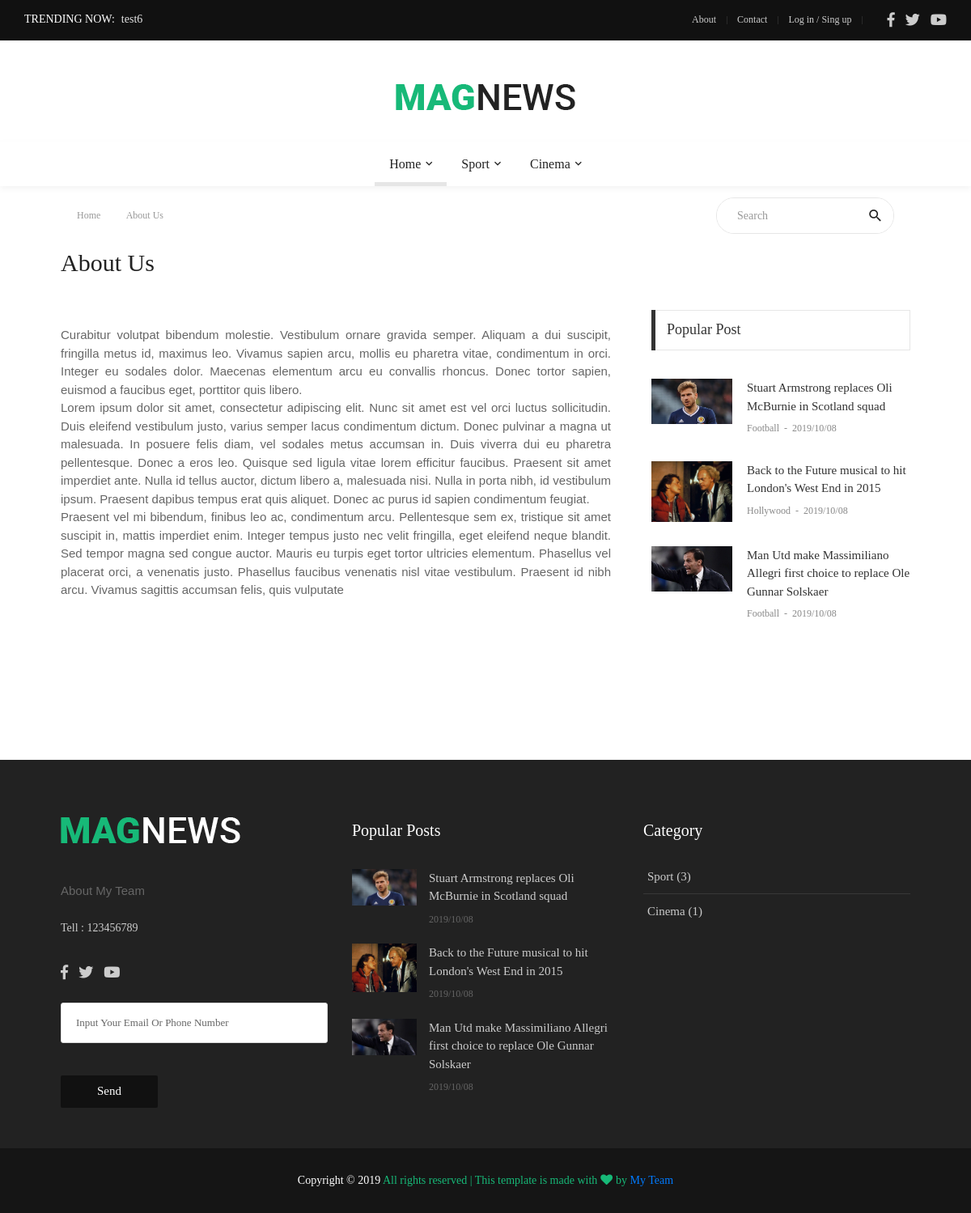
The page /about/ on the database its author committed.
### trending/models.py (models this page shows, shortened)
class Trending(models.Model):
    txt = models.CharField(max_length=200)

### main/models.py (models this page shows, shortened)
class Main(models.Model):
    name = models.CharField(max_length=30)
    about = models.TextField()
    abouttxt = models.TextField(default="")
    fb = models.CharField(default="-",max_length=30)
    tw = models.CharField(default="-",max_length=30)
    yt = models.CharField(default="-",max_length=30)
    tell = models.CharField(default="-",max_length=30)
    link = models.CharField(default="-",max_length=30)
    set_name = models.CharField(default="-",max_length=30)
    picurl = models.TextField(default="")
    picname = models.TextField(default="")
    picurl2 = models.TextField(default="")
    picname2 = models.TextField(default="")

### cat/models.py (models this page shows, shortened)
class Cat(models.Model):
    name = models.CharField(max_length=50)
    count = models.IntegerField(default=0)

### news/models.py (models this page shows, shortened)
class News(models.Model):
    name = models.CharField(max_length=150)
    short_txt = models.TextField()
    body_txt = models.TextField()
    date = models.CharField(max_length=12)
    time = models.CharField(max_length=12,default="00:00")
    picname = models.TextField()
    picurl = models.TextField(default="-")
    writer = models.CharField(max_length=50)
    catname = models.CharField(max_length=50,default="-")
    catid = models.IntegerField(default=0)
    ocatid = models.IntegerField(default=0)
    show = models.IntegerField(default=0)
    tag = models.TextField(default="")
    act = models.IntegerField(default=0)
    rand = models.IntegerField(default=0)

### main/views.py (the view)
# urls.py: url(r'^about/$', views.about, name='about'),
def about(request):
    site = Main.objects.get(pk=2)
    news = News.objects.all().order_by('-pk')
    cat = Cat.objects.all()
    subcat = SubCat.objects.all()
    lastnews = News.objects.all().order_by('-pk')[:3]
    popnews2 = News.objects.all().order_by('-show')[:3]
    trending = Trending.objects.all().order_by('-pk')[:5]
    return render(request, 'front/about.html', {'site':site, 'news':news, 'cat':cat, 'subcat':subcat, 'lastnews':lastnews, 'popnews2':popnews2, 'trending':trending})

### main/templates/front/about.html (shortened to what this page needs)
{% extends 'front/master.html' %}
{% load staticfiles %}
{% block mainblock %}
	<div class="container">
		<div class="headline bg0 flex-wr-sb-c p-rl-20 p-tb-8">
			<div class="f2-s-1 p-r-30 m-tb-6">
				<a href="/" class="breadcrumb-item f1-s-3 cl9">
					Home
				</a>
				<span class="breadcrumb-item f1-s-3 cl9">
					About Us
				</span>
			</div>
			<div class="pos-relative size-a-2 bo-1-rad-22 of-hidden bocl11 m-tb-6">
				<input class="f1-s-1 cl6 plh9 s-full p-l-25 p-r-45" type="text" name="search" placeholder="Search">
				<button class="flex-c-c size-a-1 ab-t-r fs-20 cl2 hov-cl10 trans-03">
					<i class="zmdi zmdi-search"></i>
				</button>
			</div>
		</div>
	</div>
	<div class="container p-t-4 p-b-35">
		<h2 class="f1-l-1 cl2">
			About Us
		</h2>
	</div>
	<section class="bg0 p-b-110">
		<div class="container">
			<div class="row justify-content-center">
				<div class="col-md-7 col-lg-8 p-b-30">
					<div class="p-r-10 p-r-0-sr991">
						<p class="f1-s-11 cl6 p-b-25">
						{{site.abouttxt|safe}}
						</p>
					</div>
				</div>
				<div class="col-md-5 col-lg-4 p-b-30">
					<div class="p-l-10 p-rl-0-sr991 p-t-5">
						<div>
							<div class="how2 how2-cl4 flex-s-c">
								<h3 class="f1-m-2 cl3 tab01-title">
									Popular Post
								</h3>
							</div>
							<ul class="p-t-35">
								{% for pop in popnews2 %}
								<li class="flex-wr-sb-s p-b-30">
									<a href="{%url 'news_detail' word=pop.name %}" class="size-w-10 wrap-pic-w hov1 trans-03">
										<img src="{{pop.picurl}}" alt="IMG">
									</a>
									<div class="size-w-11">
										<h6 class="p-b-4">
											<a href="{%url 'news_detail' word=pop.name %}" class="f1-s-5 cl3 hov-cl10 trans-03">
												{{pop.name}}
											</a>
										</h6>
										<span class="cl8 txt-center p-b-24">
											<a href="#" class="f1-s-6 cl8 hov-cl10 trans-03">
												{{pop.catname}}
											</a>
											<span class="f1-s-3 m-rl-3">
												-
											</span>
											<span class="f1-s-3">
												{{pop.date}}
											</span>
										</span>
									</div>
								</li>
								{% endfor %}
							</ul>
						</div>
					</div>
				</div>
			</div>
		</div>
	</section>
{% endblock %}

### main/templates/front/master.html (shortened to what this page needs)
{% load staticfiles %}
<!DOCTYPE html>
<html lang="en">
<head>
	<link rel="stylesheet" type="text/css" href="{%static 'front/vendor/bootstrap/css/bootstrap.min.css' %}">
	<link rel="stylesheet" type="text/css" href="{%static 'front/fonts/fontawesome-5.0.8/css/fontawesome-all.min.css' %}">
	<link rel="stylesheet" type="text/css" href="{%static 'front/fonts/iconic/css/material-design-iconic-font.min.css' %}">
	<link rel="stylesheet" type="text/css" href="{%static 'front/vendor/animate/animate.css' %}">
	<link rel="stylesheet" type="text/css" href="{%static 'front/vendor/css-hamburgers/hamburgers.min.css' %}">
	<link rel="stylesheet" type="text/css" href="{%static 'front/vendor/animsition/css/animsition.min.css' %}">
	<link rel="stylesheet" type="text/css" href="{%static 'front/css/util.min.css' %}">
	<link rel="stylesheet" type="text/css" href="{%static 'front/css/main.css' %}">
</head>
<body class="animsition">
	<header>
		<div class="container-menu-desktop">
			<div class="topbar">
				<div class="content-topbar h-100 p-rl-30">
					<div class="align-self-stretch size-w-0 pos-relative m-r-30">
						<div class="f2-s-1 flex-wr-s-c s-full ab-t-l p-b-2">
							<span class="text-uppercase cl0 p-r-8">
								Trending Now:
							</span>
							<span class="dis-inline-block cl16 slide100-txt pos-relative size-w-0" data-in="fadeInDown" data-out="fadeOutDown">
								{% for trending in trending %}
								<span class="dis-inline-block slide100-txt-item animated visible-false">
									{{trending.txt}}
								</span>
								{% endfor %}
							</span>
						</div>
					</div>
					<div class="flex-wr-e-c">
						<div class="left-topbar">
							<a href="/about" class="left-topbar-item">
								About
							</a>
							<a href="/contact" class="left-topbar-item">
								Contact
							</a>
							<a href="/login" class="left-topbar-item">
								Log in / Sing up
							</a>
						</div>
						<div class="right-topbar p-l-18">
							<a href="{{site.fb}}">
								<span class="fab fa-facebook-f"></span>
							</a>
							<a href="{{site.tw}}">
								<span class="fab fa-twitter"></span>
							</a>
							<a href="{{site.yt}}">
								<span class="fab fa-youtube"></span>
							</a>
						</div>
					</div>
				</div>
			</div>
			<div class="wrap-logo no-banner container">
				<div class="logo">
					<a href="/"><img src="{{site.picurl}}" alt="LOGO"></a>
				</div>
			</div>
			<div class="wrap-main-nav">
				<div class="main-nav">
					<nav class="menu-desktop">
						<ul class="main-menu justify-content-center">
							<li class="main-menu-active">
								<a href="/">Home</a>
							</li>
							{% for gg in cat %}
							{% if gg.count != 0 %}
							<li class="mega-menu-item">
								<a href="category-01.html">{{gg.name}}</a>
							</li>
							{% endif %}
							{% endfor %}
						</ul>
					</nav>
				</div>
			</div>
		</div>
	</header>
    {% block mainblock %}
    {% endblock %}
	<footer>
		<div class="bg2 p-t-40 p-b-25">
			<div class="container">
				<div class="row">
					<div class="col-lg-4 p-b-20">
						<div class="size-h-3 flex-s-c">
							<a href="/">
								<img class="max-s-full" src="{{site.picurl2}}" alt="LOGO">
							</a>
						</div>
						<div>
							<p class="f1-s-1 cl11 p-b-16">
								{{site.about|safe}}
							</p>
							<br/>
							<p class="f1-s-1 cl11 p-b-16">
								Tell : {{site.tell}}
							</p>
							<div class="p-t-15">
								<a href="{{site.fb}}" class="fs-18 cl11 hov-cl10 trans-03 m-r-8">
									<span class="fab fa-facebook-f"></span>
								</a>
								<a href="{{site.tw}}" class="fs-18 cl11 hov-cl10 trans-03 m-r-8">
									<span class="fab fa-twitter"></span>
								</a>
								<a href="{{site.yt}}" class="fs-18 cl11 hov-cl10 trans-03 m-r-8">
									<span class="fab fa-youtube"></span>
								</a>
							</div>
							<br/>
							<form action="{%url 'news_letter' %}" method="POST">
							<input class="bo-1-rad-3 bocl13 size-a-19 f1-s-13 cl5 plh6 p-rl-18 m-b-20" type="txt" name="txt" placeholder="Input Your Email Or Phone Number">
							<button type="submit" class="size-a-20 bg1 borad-2 f1-s-12 cl0 hov-btn1 trans-03 p-rl-15 m-t-20">
									Send
								</button>
							</form>
						</div>
					</div>
					<div class="col-sm-6 col-lg-4 p-b-20">
						<div class="size-h-3 flex-s-c">
							<h5 class="f1-m-7 cl0">
								Popular Posts
							</h5>
						</div>
						<ul>
							{% for pop in popnews2 %}
							<li class="flex-wr-sb-s p-b-20">
								<a href="{%url 'news_detail' word=pop.name %}" class="size-w-4 wrap-pic-w hov1 trans-03">
									<img src="{{pop.picurl}}" alt="IMG">
								</a>
								<div class="size-w-5">
									<h6 class="p-b-5">
										<a href="{%url 'news_detail' word=pop.name %}" class="f1-s-5 cl11 hov-cl10 trans-03">
											{{pop.name}}
										</a>
									</h6>
									<span class="f1-s-3 cl6">
										{{pop.date}}
									</span>
								</div>
							</li>
							{% endfor %}
						</ul>
					</div>
					<div class="col-sm-6 col-lg-4 p-b-20">
						<div class="size-h-3 flex-s-c">
							<h5 class="f1-m-7 cl0">
								Category
							</h5>
						</div>
						<ul class="m-t--12">
							{% for c in cat %}
							{% if c.count != 0 %}
							<li class="how-bor1 p-rl-5 p-tb-10">
								<a href="{%url 'news_all_show' word=c.name %}" class="f1-s-5 cl11 hov-cl10 trans-03 p-tb-8">
									{{c.name}} ({{c.count}})
								</a>
							</li>
							{% endif %}
							{% endfor %}
						</ul>
					</div>
				</div>
			</div>
		</div>
		<div class="bg11">
			<div class="container size-h-4 flex-c-c p-tb-15">
				<span class="f1-s-1 cl0 txt-center">
					Copyright © 2019
					<a href="/" class="f1-s-1 cl10 hov-link1">
All rights reserved | This template is made with <i class="fa fa-heart" aria-hidden="true"></i> by <a href="{{site.link}}" target="_blank">My Team</a>
				</span>
			</div>
		</div>
	</footer>
</body>
</html>

### rows shown on the page
Trending: txt "test6"
Main: picurl (picture), abouttxt "Curabitur volutpat bibendum molestie. Vestibulum ornare gravida semper. Aliquam a dui suscipit, fringilla metus id, maximus leo. Vivamus sapien arcu, mollis eu pharetra vitae, condimentum in orci. Integer eu sodales dolor. Maecenas elementum arcu eu convallis rhoncus. Donec tortor sapien, euismod a faucibus eget, porttitor quis libero. Lorem ipsum dolor sit amet, consectetur adipiscing elit. Nunc sit amet est vel orci luctus sollicitudin. Duis eleifend vestibulum justo, varius semper lacus condimentum dictum. Donec pulvinar a magna ut malesuada. In posuere felis diam, vel sodales metus accumsan in. Duis viverra dui eu pharetra pellentesque. Donec a eros leo. Quisque sed ligula vitae lorem…", picurl2 (picture), about "About My Team", tell "123456789"
Cat: name "Sport", count "3"
Cat: name "Cinema", count "1"
News: picurl (picture), name "Stuart Armstrong replaces Oli McBurnie in Scotland squad", catname "Football", date "2019/10/08"
News: picurl (picture), name "Back to the Future musical to hit London's West End in 2015", catname "Hollywood", date "2019/10/08"
News: picurl (picture), name "Man Utd make Massimiliano Allegri first choice to replace Ole Gunnar Solskaer", catname "Football", date "2019/10/08"
